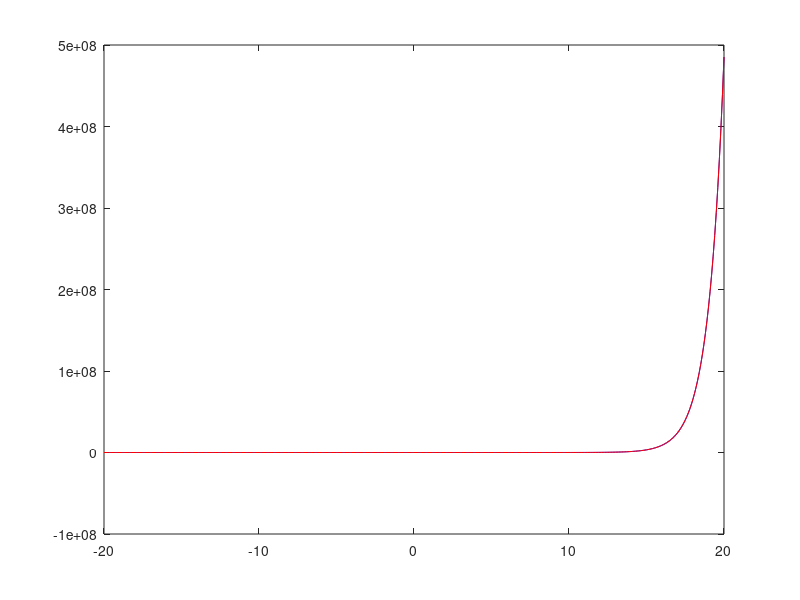

Recreate this plot in MATLAB.
x = -20:0.1:20;
y = exp(x);

y1 = 1;

for i = 1:100
    y1 = y1 + (x.^i)/factorial(i);
end

figure(1);
plot(x, y, 'b', x, y1, 'r');

mean(abs(y - y1))
